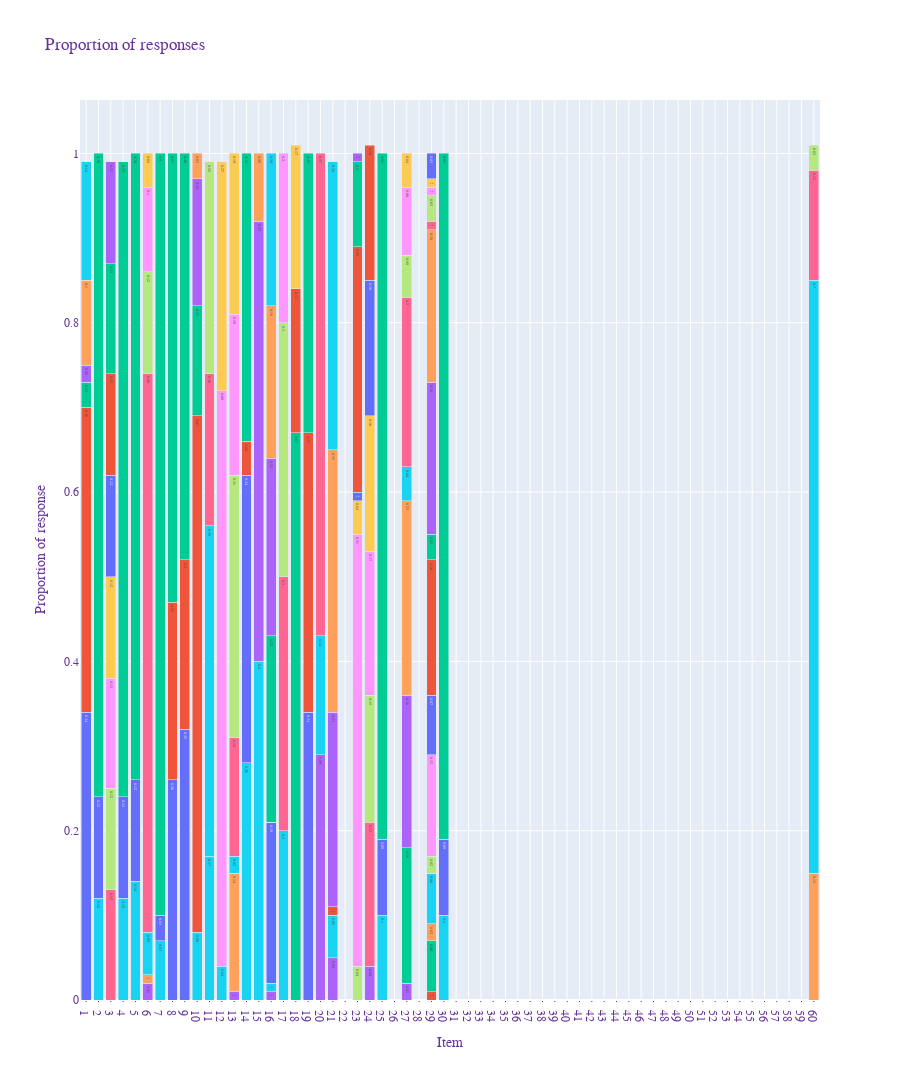

The notebook cell saved with this chart:
### Markdown cell above
These are all responses across all survey items for HR and GR variables.

### Code cell
fig = px.bar(xf, x="Group", color="Option",
             y='Count',
             title="A Grouped Bar Chart With Plotly Express in Python",
             barmode='group',
             height=1080,
             text_auto=True
            )
fig.update_layout(
    title="Proportion of responses",
    xaxis_title="Item",
    yaxis_title="Proportion of response",
    legend_title="Options",
    font=dict(
        family="Courier New, monospace",
        size=12,
        color="RebeccaPurple"
    ),
barmode="stack",
)

fig.update_traces(showlegend=False)
fig.update_traces(marker_showscale=False)

fig.update_xaxes(
    showgrid=True,
    ticks="outside",
    tickson="boundaries",
    ticklen=1,
    tickmode='linear'
)

fig.show()
